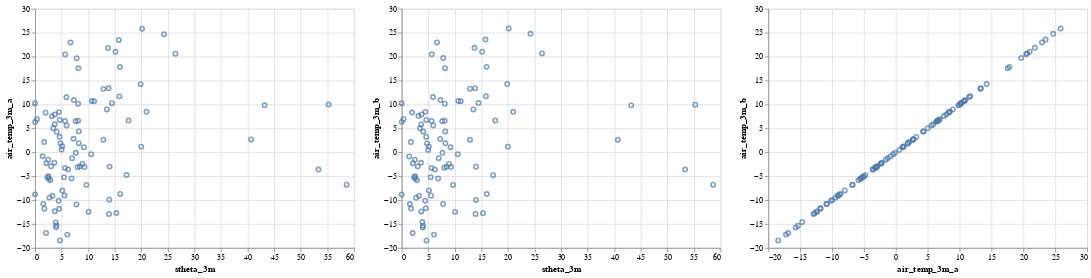

The cell this chart's notebook holds for it:
### Code cell
src
src = flux_df.sample(100)
alt.Chart(src).transform_filter(
    alt.datum.stheta_3m != -999
).mark_point().encode(
    alt.X('stheta_3m'),
    alt.Y('air_temp_3m_a')
) | alt.Chart(src).transform_filter(
    alt.datum.stheta_3m != -999
).mark_point().encode(
    alt.X('stheta_3m'),
    alt.Y('air_temp_3m_b')
) | alt.Chart(src).transform_filter(
    alt.datum.stheta_3m != -999
).mark_point().encode(
    alt.X('air_temp_3m_a'),
    alt.Y('air_temp_3m_b')
)
